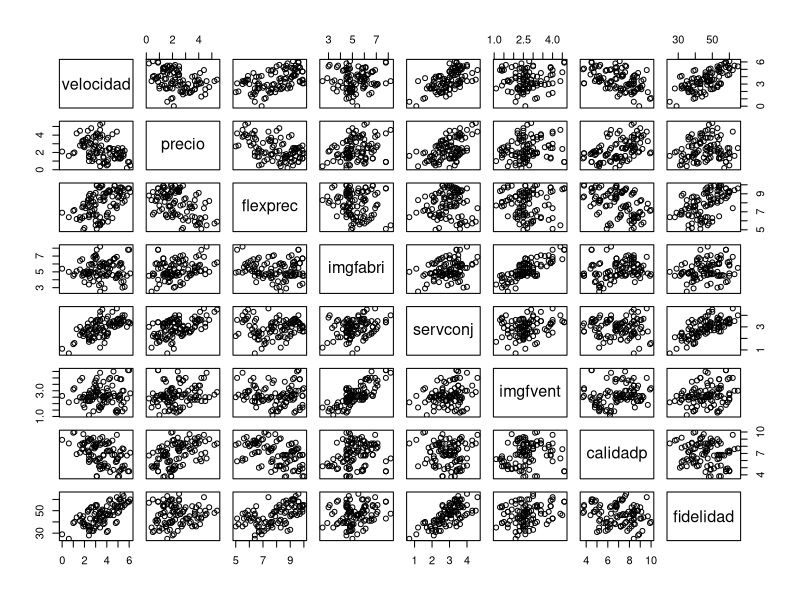
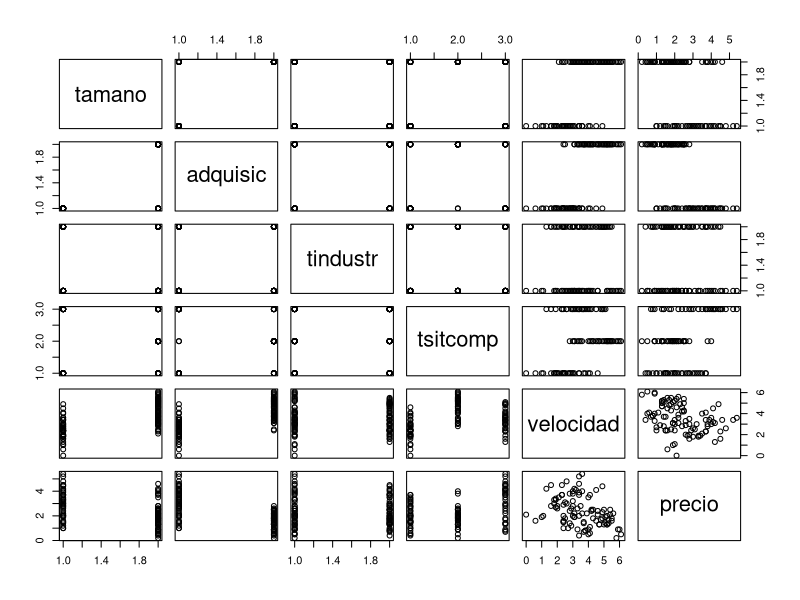

The R script that drew these images, in order:
## ---- chunk 1
knitr::opts_chunk$set(echo = TRUE)
## ---- chunk 2
hatco <- read.csv("hatco2.csv", header=TRUE, as.is=NA)

within(hatco, {
    hatco$empresa <- factor(hatco$empresa)
})
## ---- chunk 3
    str(hatco)
## ---- chunk 4
plot(hatco[,c(6:13)])
## ---- chunk 5
mod1<-lm(fidelidad~
    velocidad + precio + flexprec + imgfabri + servconj + imgfvent + calidadp,
    hatco)
## ---- chunk 6
summary(mod1) #' tambien se pueden ver aquí o simplemente con mod1
## ---- chunk 7
anova(mod1) 
## ---- chunk 8
    plot(hatco[, c(2:7)])

    mod2 <- lm(fidelidad ~ tamano + adquisic + tindustr + tsitcomp + velocidad + precio, hatco)
    mod2
    summary(mod2)
    anova(mod2)
## ---- chunk 9
summary(mod1)
